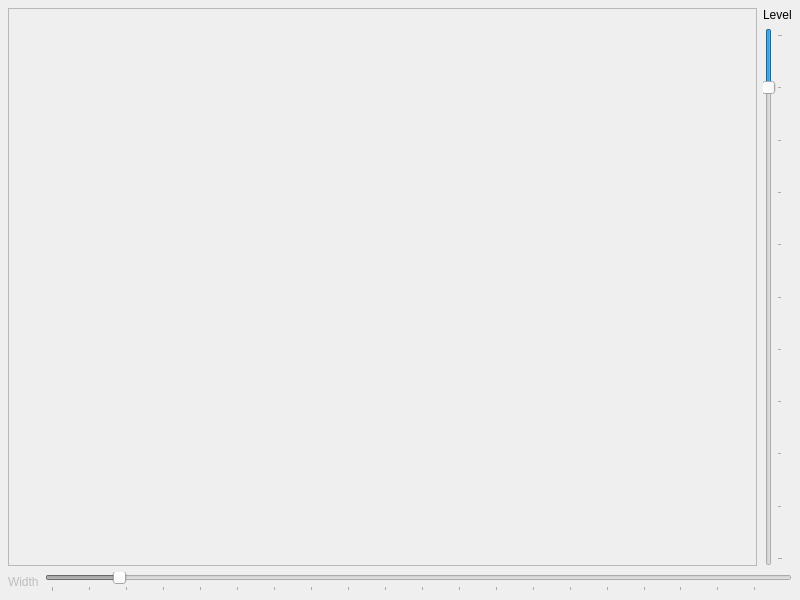
<ui version="4.0" >
 <author></author>
 <comment></comment>
 <exportmacro></exportmacro>
 <class>MainWindow</class>
 <widget class="QMainWindow" name="MainWindow" >
  <property name="geometry" >
   <rect>
    <x>0</x>
    <y>0</y>
    <width>800</width>
    <height>600</height>
   </rect>
  </property>
  <property name="windowTitle" >
   <string>MainWindow</string>
  </property>
  <widget class="QWidget" name="centralWidget" >
   <layout class="QGridLayout" >
    <property name="margin" >
     <number>8</number>
    </property>
    <property name="spacing" >
     <number>6</number>
    </property>
    <item row="0" column="0" >
     <layout class="QVBoxLayout" >
      <property name="margin" >
       <number>0</number>
      </property>
      <property name="spacing" >
       <number>6</number>
      </property>
      <item>
       <layout class="QHBoxLayout" >
        <property name="margin" >
         <number>0</number>
        </property>
        <property name="spacing" >
         <number>6</number>
        </property>
        <item>
         <widget class="QFrame" name="frame" >
          <property name="frameShape" >
           <enum>QFrame::StyledPanel</enum>
          </property>
          <property name="frameShadow" >
           <enum>QFrame::Sunken</enum>
          </property>
         </widget>
        </item>
        <item>
         <layout class="QVBoxLayout" >
          <property name="margin" >
           <number>0</number>
          </property>
          <property name="spacing" >
           <number>6</number>
          </property>
          <item>
           <widget class="QLabel" name="label" >
            <property name="sizePolicy" >
             <sizepolicy>
              <hsizetype>5</hsizetype>
              <vsizetype>0</vsizetype>
              <horstretch>0</horstretch>
              <verstretch>0</verstretch>
             </sizepolicy>
            </property>
            <property name="text" >
             <string>&lt;html>&lt;head>&lt;meta name=&quot;qrichtext&quot; content=&quot;1&quot; />&lt;/head>&lt;body style=&quot; white-space: pre-wrap; font-family:MS Shell Dlg; font-weight:400; font-style:normal; text-decoration:none;&quot;>&lt;p style=&quot; margin-top:0px; margin-bottom:0px; margin-left:0px; margin-right:0px; -qt-block-indent:0; text-indent:0px;&quot;>Level&lt;/p>&lt;/body>&lt;/html></string>
            </property>
           </widget>
          </item>
          <item>
           <widget class="QSlider" name="levelSlider" >
            <property name="sizePolicy" >
             <sizepolicy>
              <hsizetype>0</hsizetype>
              <vsizetype>7</vsizetype>
              <horstretch>0</horstretch>
              <verstretch>0</verstretch>
             </sizepolicy>
            </property>
            <property name="maximum" >
             <number>100</number>
            </property>
            <property name="value" >
             <number>10</number>
            </property>
            <property name="orientation" >
             <enum>Qt::Vertical</enum>
            </property>
            <property name="invertedAppearance" >
             <bool>true</bool>
            </property>
            <property name="tickPosition" >
             <enum>QSlider::TicksBelow</enum>
            </property>
            <property name="tickInterval" >
             <number>10</number>
            </property>
           </widget>
          </item>
         </layout>
        </item>
       </layout>
      </item>
      <item>
       <layout class="QHBoxLayout" >
        <property name="margin" >
         <number>0</number>
        </property>
        <property name="spacing" >
         <number>6</number>
        </property>
        <item>
         <widget class="QLabel" name="label_2" >
          <property name="enabled" >
           <bool>false</bool>
          </property>
          <property name="sizePolicy" >
           <sizepolicy>
            <hsizetype>0</hsizetype>
            <vsizetype>0</vsizetype>
            <horstretch>0</horstretch>
            <verstretch>0</verstretch>
           </sizepolicy>
          </property>
          <property name="text" >
           <string>&lt;html>&lt;head>&lt;meta name=&quot;qrichtext&quot; content=&quot;1&quot; />&lt;/head>&lt;body style=&quot; white-space: pre-wrap; font-family:MS Shell Dlg; font-weight:400; font-style:normal; text-decoration:none;&quot;>&lt;p style=&quot; margin-top:0px; margin-bottom:0px; margin-left:0px; margin-right:0px; -qt-block-indent:0; text-indent:0px;&quot;>Width&lt;/p>&lt;/body>&lt;/html></string>
          </property>
         </widget>
        </item>
        <item>
         <widget class="QSlider" name="widthSlider" >
          <property name="enabled" >
           <bool>false</bool>
          </property>
          <property name="minimum" >
           <number>2</number>
          </property>
          <property name="maximum" >
           <number>200</number>
          </property>
          <property name="value" >
           <number>20</number>
          </property>
          <property name="orientation" >
           <enum>Qt::Horizontal</enum>
          </property>
          <property name="tickPosition" >
           <enum>QSlider::TicksBelow</enum>
          </property>
         </widget>
        </item>
       </layout>
      </item>
     </layout>
    </item>
   </layout>
  </widget>
 </widget>
 <pixmapfunction></pixmapfunction>
 <resources/>
 <connections/>
</ui>
